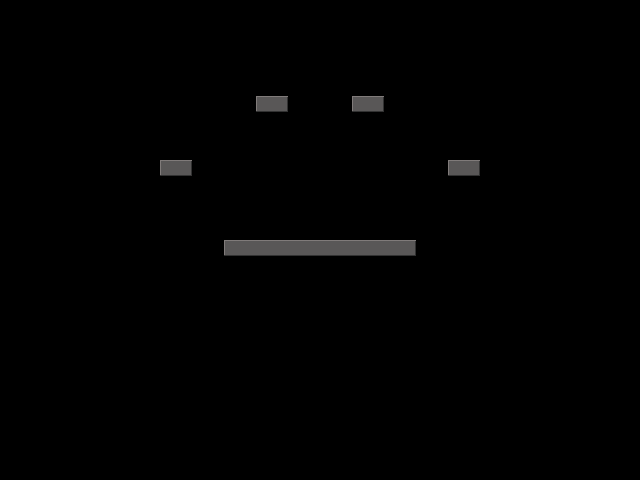

Rendered tile map (Tiled .tmx) drawn with the repository's tilesets; below, a short description and the map source with its tile grids summarised:
An orthogonal 40x30 tile map with 16x16 px tiles, 1 tile layer (Blocks), 3 hidden layers not drawn.

<map version="1.2" tiledversion="1.3.1" orientation="orthogonal" renderorder="right-down" compressionlevel="0" width="40" height="30" tilewidth="16" tileheight="16" infinite="0" nextlayerid="6" nextobjectid="1">
 <tileset firstgid="1" name="blocks" tilewidth="16" tileheight="16" tilecount="1200" columns="40">
  <image source="tileset.png" width="640" height="480" />
 </tileset>
 <layer id="1" name="Blocks" width="40" height="30">
  <data>[1200 cells, 20 non-empty, 3 distinct tile ids]</data>
 </layer>
 <layer id="2" name="PhaseOne" width="40" height="30" visible="0">
  <properties>
   <property name="10;10" value="Love;true" />
   <property name="16;6" value="Failure;false" />
   <property name="22;6" value="Nothing;false" />
   <property name="28;10" value="Worse;false" />
   <property name="Sentence" value="I Deserve _ _ _" />
  </properties>
  <data>[1200 cells, 4 non-empty, 1 distinct tile ids]</data>
 </layer>
 <layer id="4" name="PhaseTwo" width="40" height="30" visible="0">
  <properties>
   <property name="10;10" value="Bad;false" />
   <property name="16;6" value="No More;false" />
   <property name="22;6" value="Good;true" />
   <property name="28;10" value="Hurtful;false" />
   <property name="Sentence" value="I Deserve _ _ _ Things" />
  </properties>
  <data>[1200 cells, 4 non-empty, 1 distinct tile ids]</data>
 </layer>
 <layer id="5" name="PhaseThree" width="40" height="30" visible="0">
  <properties>
   <property name="10;10" value="To Be This Way;false" />
   <property name="16;6" value="Death;true" />
   <property name="22;6" value="Bad Feelings;false" />
   <property name="28;10" value="Better;true" />
   <property name="Sentence" value="I Deserve _ _ _ " />
  </properties>
  <data>[1200 cells, 4 non-empty, 1 distinct tile ids]</data>
 </layer>
</map>
